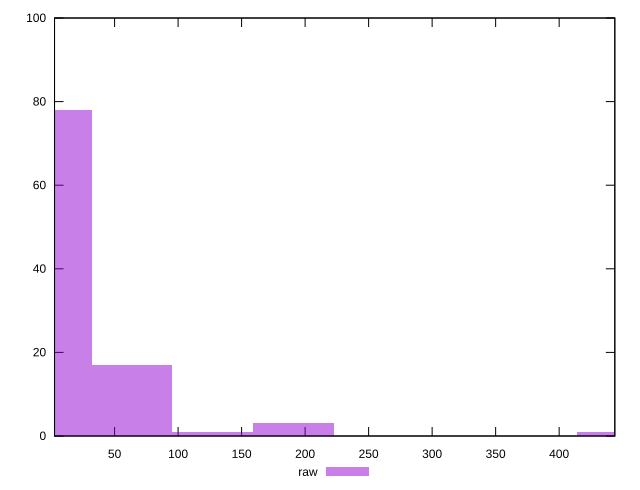

This chart was generated by the following gnuplot code:
reset

$raw <<EOF
445.97029097852584 1
191.1301247050825 3
63.710041568360836 17
0 78
127.42008313672167 1
EOF

set key outside below
set boxwidth 63.710041568360836
set xrange [2.7189999999999994:443.82899999999995]
set yrange [0:100]
set trange [0:100]
set style fill transparent solid 0.5 noborder
set terminal svg size 640, 490 enhanced background rgb 'white'
set output "report_00014_2021-02-09T15:56:05.503Z/server-response-time/samples/pages+cached/raw/histogram.svg"

plot $raw title "raw" with boxes

reset
